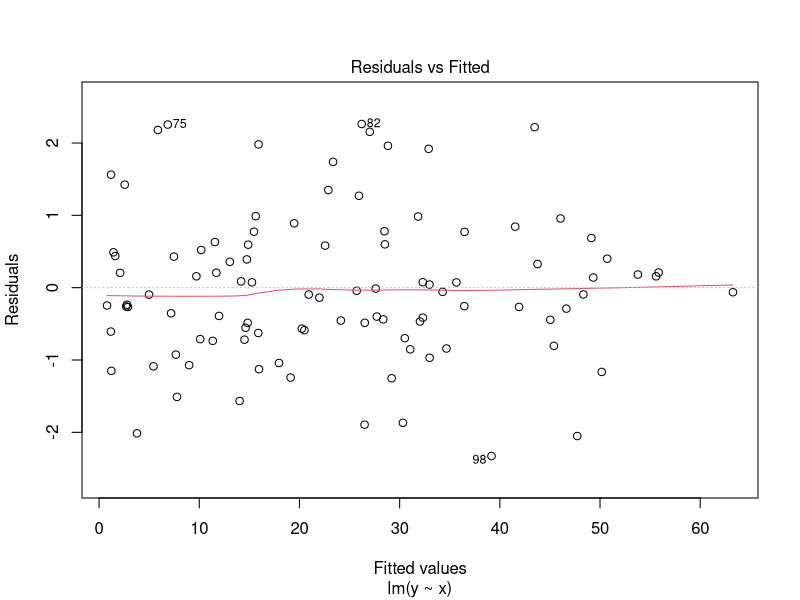
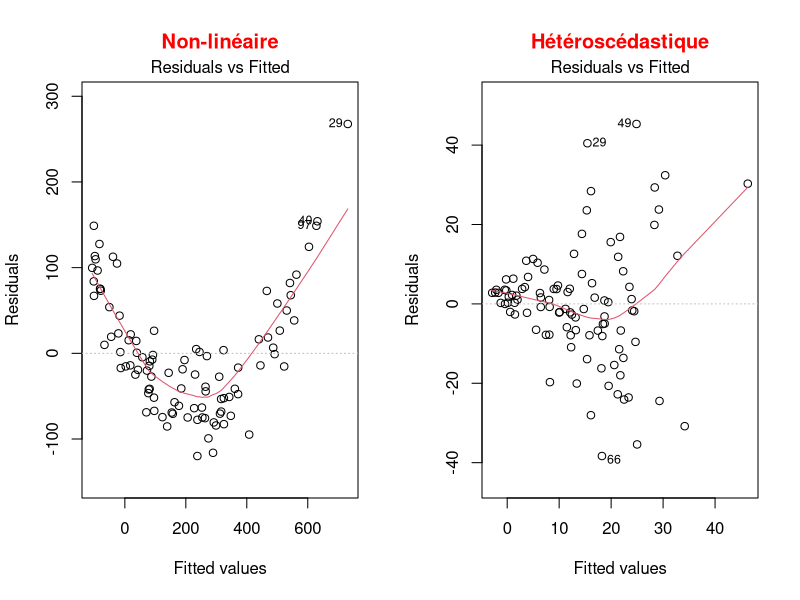
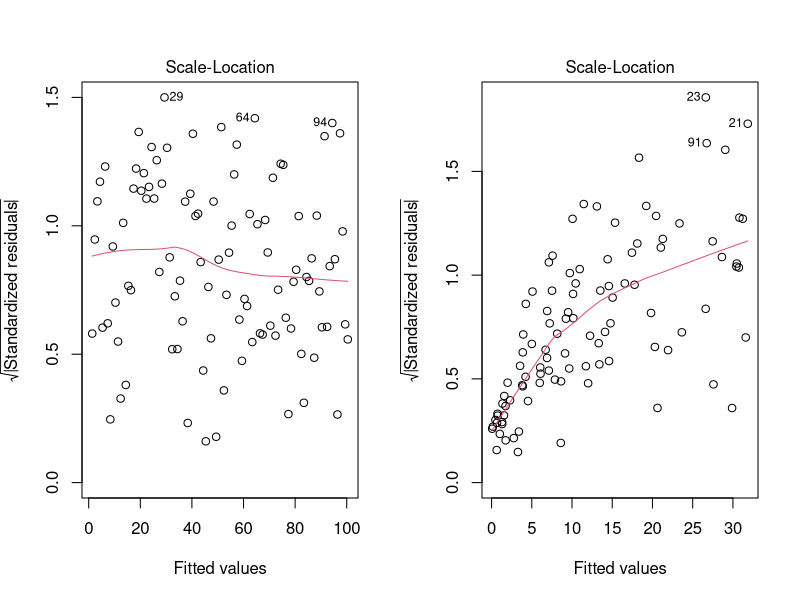
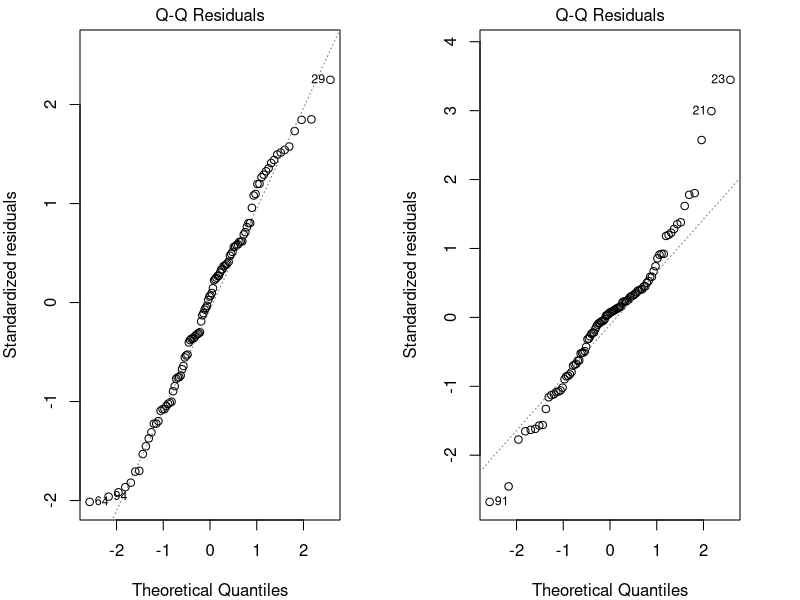
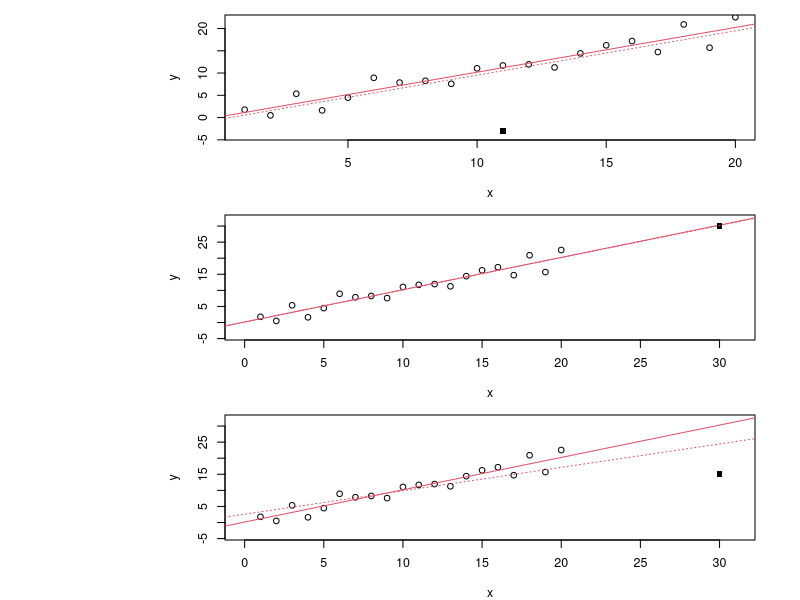
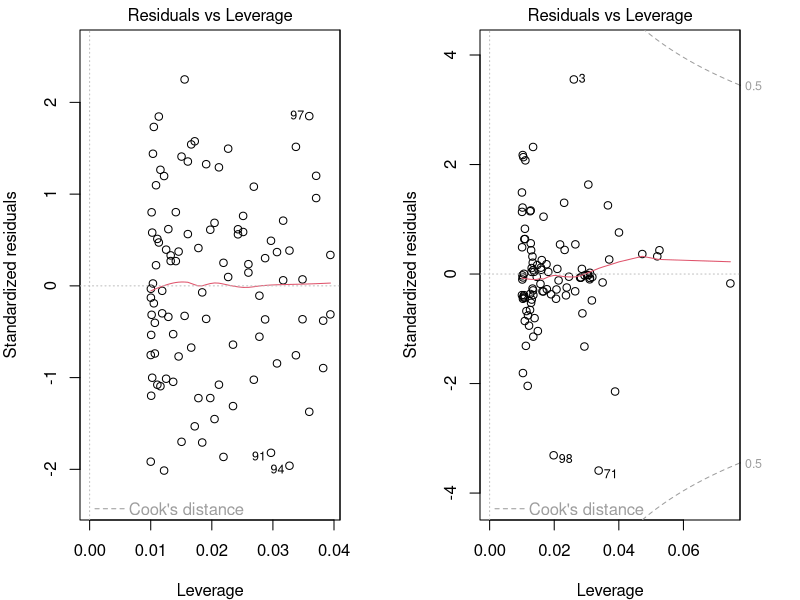
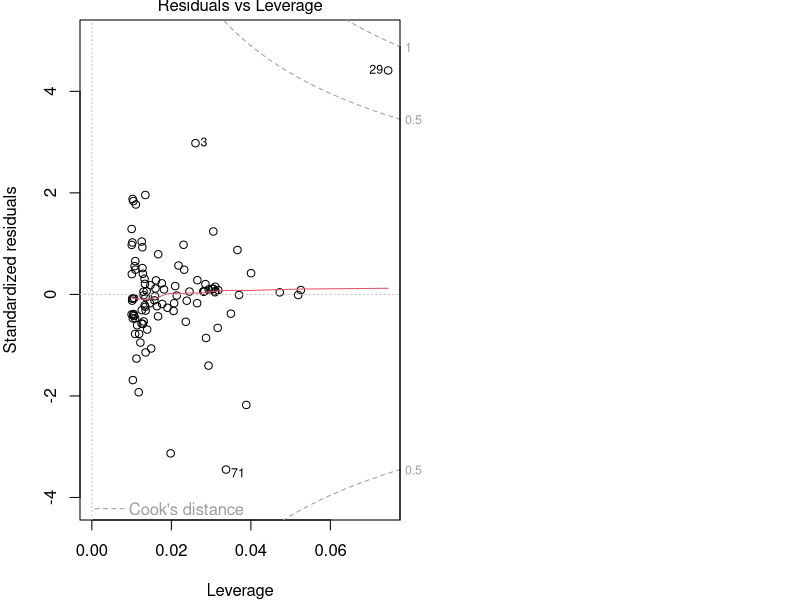
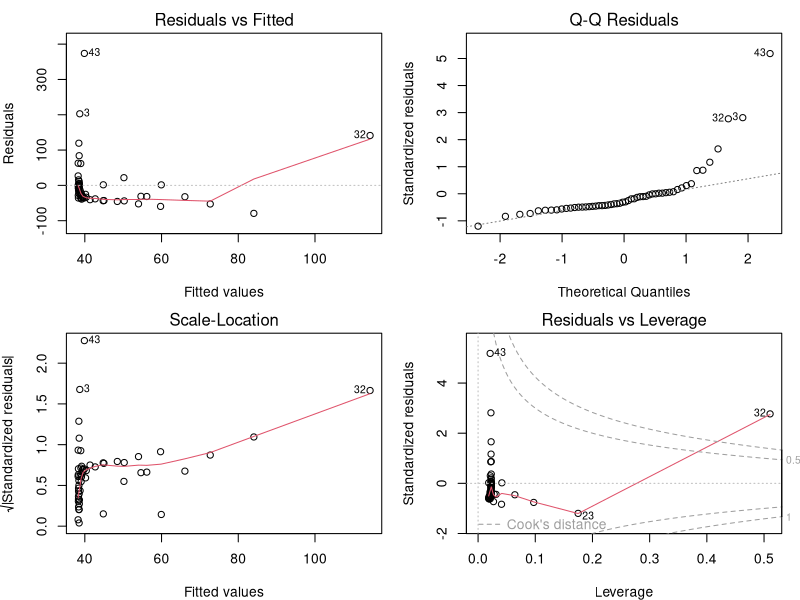

The R script that drew these images, in order: (Note: this script raises an error after producing the figures.)
## ---- chunk 1
knitr::opts_chunk$set(
  comment = "#",
  collapse = TRUE,
  cache = TRUE,
  warning = FALSE,
  message = FALSE,
  fig.width=6, fig.height=6,
  fig.retina = 3,
  fig.align = 'center'
)
## ---- chunk 2
options(repos=structure(c(CRAN="http://cran.r-project.org")))
## ---- chunk 3
if (!require(dplyr)) install.packages("dplyr")
library(dplyr)

if (!require(kableExtra)) install.packages("kableExtra")
library(kableExtra)

if (!require(vegan)) install.packages("vegan")
library(vegan)

if (!require(e1071)) install.packages("e1071")
library(e1071)

if (!require(MASS)) install.packages("MASS")
library(MASS)

if (!require(car)) install.packages("car")
library(car)
## ---- chunk 4
bird <- read.csv("data/birdsdiet.csv")
## ---- chunk 5
str(bird)
## ---- chunk 6
str(bird)
## ---- chunk 7
lm1 <- lm(MaxAbund ~ Mass, data = bird)
## ---- chunk 8
  set.seed(1234564)
  x <- abs(rnorm(100,10,10))
  y <- 2*x+0 + rnorm(100)
  lm <- lm(y~x)
  plot(lm, which = 1)
## ---- chunk 9
par(mfrow=c(1,2))
set.seed(1234564)
x = abs(rnorm(100,10,10))
y = (x)^2 + rnorm(length(x),0,30)
lm=lm(y~scale(x))
plot(lm,which = 1, main = "Non-linéaire", col.main="red")

x = abs(rnorm(100,10,10))
y = (x) + rnorm(length(x), 0, x)
lm=lm(y~scale(x))
plot(lm,which = 1, main = "Hétéroscédastique", col.main="red")
## ---- chunk 10
par(mfrow=c(1,2))
set.seed(1234564)
x <- 1:100
y <- x + rnorm(100,sd=5)
lm=lm(y~x)
plot(lm,which = 3)

set.seed(2)
x = abs(rnorm(100,10,10))
y = (x) + rnorm(length(x), 0, x)
lm=lm(y~scale(x))
plot(lm,which = 3)
## ---- chunk 11
par(mfrow=c(1,2), mar = c(4, 4, 1.5, 3))
set.seed(1234564)
x <- 1:100
y <- x + rnorm(100,sd=5)
lm=lm(y~x)
plot(lm, which = 2)

set.seed(2)
x = abs(rnorm(100,10,10))
y = (x) + 0 + rnorm(length(x), 0, x)
lm=lm(y~scale(x))
plot(lm, which = 2)
## ---- chunk 12
par(mfrow=c(3, 1), mar = c(4, 15, 1, 3), cex = 0.75)
set.seed(1234564)
x <- 1:20
y <- rnorm(x, x, 2)
lm0 <- lm(y ~ x)
# plot 1
plot(x, y, ylim = c(-4, 22)); abline(lm0, col = 2); points(11, -3, pch = 15)
# add 20, 10 point to the new lm
xx <- c(x, 11); yy <- c(y, -3)
abline(lm(yy ~ xx), col = 2, lty = 3)
text(-20, 10, srt=0, adj = 0, labels = "* Pas d'effet de levier \n* Faible influence
", xpd = TRUE, cex = 1.5)
# plot 2
plot(x, y, ylim = c(-4, 32), xlim = c(0, 31)); abline(lm0, col = 2); points(30, 30, pch = 15)
# add 20, 10 point to the new lm
xx <- c(x, 30); yy <- c(y, 30)
abline(lm(yy ~ xx), col = 2, lty = 3)
text(-33, 15, srt=0, adj = 0, labels = "* Effet de levier \n* Pas d'influence", xpd = TRUE, cex = 1.5)

# plot 3
plot(x, y, ylim = c(-4, 32), xlim = c(0, 31)); abline(lm0, col = 2); points(30, 15, pch = 15)
# add 20, 10 point to the new lm
xx <- c(x, 30); yy <- c(y, 15)
abline(lm(yy ~ xx), col = 2, lty = 3)
text(-33, 15, srt=0, adj = 0, labels = '* Effet de levier \n* Influence élevée', xpd = TRUE, cex = 1.5)
## ---- chunk 13
par(mfrow=c(1,2), mar = c(4, 4, 1.5, 3))
set.seed(1234564)
x <- 1:100
y <- x + rnorm(100,sd=5)
lm=lm(y~x)
plot(lm, which = 5)

set.seed(1234564)
x = abs(rnorm(100,10,10))
y = (x) + 0 + rnorm(length(x), 0, x)
lm=lm(y~scale(x))
plot(lm, which = 5)
## ---- chunk 14
par(mar = c(4, 4, 1, 0))
set.seed(1234564)
x = abs(rnorm(100,10,10))
y = (x) + 0 + rnorm(length(x), 0, x)
y[29] <- 100
lm=lm(y~scale(x))
plot(lm, which = 5)
## ---- chunk 15
par(mfrow=c(2,2), mar = c(4,4,2,1.1), oma =c(0,0,0,0))
plot(lm1)
## ---- chunk 16
par(mfrow=c(1,3), mar = c(4,4,3,1), cex = 0.8)
plot(bird$MaxAbund ~ bird$Mass)
abline(lm1) # adds the best-fit line
hist(bird$MaxAbund) # hist() produces a histogram of the variable
hist(bird$Mass)
## ---- chunk 17
shapiro.test(bird$MaxAbund)
shapiro.test(bird$Mass)
## ---- chunk 18
skewness(bird$MaxAbund)
skewness(bird$Mass)
## ---- chunk 19
bird$logMaxAbund <- log10(bird$MaxAbund)
bird$logMass <- log10(bird$Mass)
## ---- chunk 20
lm2 <- lm(logMaxAbund ~ logMass, data = bird)
## ---- chunk 21
par(mfrow=c(2,2), mar=c(3,4,1.15,1.2))
plot(lm2)
## ---- chunk 22
par(mfrow=c(1,3), mar=c(4,4,1.15,1.2))
plot(logMaxAbund ~ logMass, data=bird)
abline(lm2)
hist(log10(bird$MaxAbund))
hist(log10(bird$Mass))
## ---- chunk 23
summary(lm2)
## ---- chunk 24
lm2$coef
summary(lm2)$coefficients
summary(lm2)$r.squared
## ---- chunk 25
summary(lm2)
## ---- chunk 26
lm3 <- lm(logMaxAbund~logMass, data=bird, subset=!bird$Aquatic)
# removes aquatic birds (= TRUE)
# or equivalently
lm3 <- lm(logMaxAbund~logMass, data=bird, subset=bird$Aquatic == 0)
## ---- chunk 27
par(mfrow=c(1,2), mar = c(4, 4, 3, 1))
plot(logMaxAbund~logMass, data=bird, main = 'Tous les oiseaux')
abline(lm2, col = 'red')
plot(logMaxAbund~logMass, data=bird, subset=!bird$Aquatic, main = 'Oiseaux terrestres')
abline(lm3, col = 'red')
## ---- chunk 28
# Run the model
lm4 <- lm(logMaxAbund ~ logMass, data=bird, subset=bird$Passerine == 1)
summary(lm4)
## ---- chunk 29
# diagnostic plots
par(mfrow=c(2,2), mar = c(4,4,2,1.1), oma =c(0,0,0,0))
plot(lm4)
## ---- chunk 30
# Recall: we want adj.r.squared
summary(lm2)$adj.r.squared
summary(lm3)$adj.r.squared
summary(lm4)$adj.r.squared
## ---- chunk 31
boxplot(logMass ~ Aquatic,
        data = bird, names = c("Non aquatique", "Aquatique"))
## ---- chunk 32
var.test(logMass ~ Aquatic, data = bird)
## ---- chunk 33
ttest1 <- t.test(logMass ~ Aquatic, var.equal = TRUE, data = bird)

# Or use lm()
ttest.lm1 <- lm(logMass ~ Aquatic, data=bird)
## ---- chunk 34
ttest1$statistic^2
anova(ttest.lm1)$F
# réponse : F=60.3845 dans les deux cas
## ---- chunk 35
ttest1
## ---- chunk 36
# Unilateral t-test
uni.ttest1 <- t.test(logMass ~ Aquatic,
                     var.equal = TRUE,
                     data = bird,
                     alternative = "less")
## ---- chunk 37
uni.ttest1
## ---- chunk 38
str(bird)
## ---- chunk 39
par(mar = c(4, 4, 0.5, 1))
boxplot(logMaxAbund ~ Diet, data = bird,
  ylab = expression("log"[10]*"(Abondance maximale)"), xlab = 'Régime alimentaire')
## ---- chunk 40
par(mar=c(4,4,.1,1))
med <- sort(tapply(bird$logMaxAbund, bird$Diet, median))
boxplot(logMaxAbund ~ factor(Diet, levels = names(med)), data = bird,
        ylab = expression("log"[10]*"(Abondance maximale)"), xlab = 'Régime alimentaire')
## ---- chunk 41
par(mar=c(4,4,.4,1))
plot.design(logMaxAbund ~ Diet, data=bird,
  ylab = expression("log"[10]*"(Abondance maximale)"))
## ---- chunk 42
anov1 <- lm(logMaxAbund ~ Diet,
            data = bird)
## ---- chunk 43
aov1 <- aov(logMaxAbund ~ Diet,
            data = bird)
## ---- chunk 44
anova(anov1)
## ---- chunk 45
summary(aov1)
## ---- chunk 46
bartlett.test(logMaxAbund ~ Diet,
              data = bird)
## ---- chunk 47
shapiro.test(resid(anov1))
## ---- chunk 48
summary(anov1)
## ---- chunk 49
summary.lm(aov1)
## ---- chunk 50
TukeyHSD(aov(anov1), ordered = TRUE)
## ---- chunk 51
par(mar=c(3,3,0.5,0.5))
sd <- tapply(bird$logMaxAbund, bird$Diet, sd)
means <- tapply(bird$logMaxAbund, bird$Diet, mean)
n <- length(bird$logMaxAbund)
se <- 1.96*sd/sqrt(n)
bp <- barplot(means, ylim = c(0, max(bird$logMaxAbund) - 0.5))
epsilon = 0.1
segments(bp, means - se, bp, means + se, lwd=2) # barres verticales
segments(bp - epsilon, means - se, bp + epsilon, means - se, lwd = 2) # barres horizontales
segments(bp - epsilon, means + se, bp + epsilon, means + se, lwd = 2) # barres horizontales
## ---- chunk 52
anov2 <- lm(logMaxAbund ~ Diet*Aquatic, data = bird)
summary(anov2)
## ---- chunk 53
anov2 <- lm(logMaxAbund ~ Diet*Aquatic, data = bird)
anova(anov2)
## ---- chunk 54
## functions
f1 <- function(x, a, b) {
  return(x*a+b)
}
# conf for plot
col = rgb(118, 143, 175, maxColorValue = 255)
x <- 1:20
par(mfrow = c(1, 3), mar = c(1, 1, 6.5, 4))

# plot 1
plot(x, f1(x, a=1.1,b=2), ylim = c(0, 60), type = 'l', lwd = 2.5, xaxt = "n", yaxt = "n", xlab = "", ylab = "", bty='l', col = col)
lines(f1(x, a=1.1,b=17), lwd = 2.5, col = col)
lines(f1(x, a=0.6,b=22), lwd = 2.5, col = col)
lines(f1(x, a=1.1,b=40), lwd = 2.5, col = col)
mtext('Un niveau du facteur\n a une pente différente', side = 3, line = 2, cex = 1.5)
# plot 2
plot(x, f1(x, a=.5,b=2), ylim = c(0, 60), type = 'l', lwd = 2.5, xaxt = "n", yaxt = "n", xlab = "", ylab = "", bty='l', col = col)
lines(f1(x, a=1.1,b=17), lwd = 2.5, col = col)
lines(f1(x, a=1.1,b=22), lwd = 2.5, col = col)
lines(f1(x, a=0.01,b=40), lwd = 2.5, col = col)
mtext('Des nombreaux niveaux ont\n des pentes différentes', side = 3, line = 2, cex = 1.5)
# plot 3
plot(x, f1(x, a=1.1,b=2), ylim = c(0, 60), type = 'l', lwd = 2.5, xaxt = "n", yaxt = "n", xlab = "", ylab = "", bty='l', col = col)
lines(f1(x, a=1.1,b=17), lwd = 2.5, col = col)
lines(f1(x, a=1.1,b=22), lwd = 2.5, col = col)
lines(f1(x, a=1.1,b=40), lwd = 2.5, col = col)
mtext("Pas d'interaction", side = 3, line = 2, cex = 1.5)
## ---- chunk 55
# plot to simulate effects::effect() plot
a = 40; b =20; sd = 8
par(mar=c(4,4,.5,1))
plot(c(a, b), ylim = c(10, 50), xlim = c(0.9, 2.1), xlab = 'factor Z', ylab = 'Y', xaxt = 'n')
lines(c(a, b), col = 4, pch = 1.5)
segments(c(1, 2), c(a-sd, b-sd), c(1,2), c(a+sd, b+sd), lwd = 1.5, col = 'orange')
segments(c(1, 2) - .04, c(a, b) + sd, c(1, 2) + .04, c(a, b) + sd, lwd = 1.5, col = 'orange')
segments(c(1, 2) - .04, c(a, b) - sd, c(1, 2) + .04, c(a, b) - sd, lwd = 1.5, col = 'orange')
points(c(1, 2), c(a, b), pch = 16, col = 4)
axis(1, at = c(1, 2), labels = FALSE) # add ticks
mtext(c('Level 1', 'Level 2'), 1, at = 1:2, line = 0.5) # add labels to ticks
## ---- chunk 56
str(bird)
## ---- chunk 57
ancov1 <- lm(logMaxAbund ~ logMass*Diet,
             data = bird)
anova(ancov1)
## ---- chunk 58
ancov2 <- lm(logMaxAbund ~ logMass + Diet,
             data = bird)
anova(ancov2)
## ---- chunk 59
Dickcissel = read.csv("data/dickcissel.csv")
str(Dickcissel)
## ---- chunk 60
# select variables
var <- c('clTma', 'NDVI', 'grass', 'abund')
plot(Dickcissel[, var])
## ---- chunk 61
lm.mult <- lm(abund ~ clTma + NDVI + grass, data = Dickcissel)
summary(lm.mult)
## ---- chunk 62
par(mfrow = c(2, 2))
par(mfrow=c(2,2), mar = c(3.9,4,1.2,1.1), oma =c(0,0,0,0))
plot(lm.mult)
## ---- chunk 63
summary(lm.mult)
## ---- chunk 64
par(mfrow=c(1,3), mar=c(4, 4, 0.5, 0.5), cex = 1)
plot(abund ~ clTma, data = Dickcissel)
plot(abund ~ NDVI,  data = Dickcissel)
plot(abund ~ grass, data = Dickcissel)
## ---- chunk 65
lm.full <- lm(abund ~ . - Present,
              data = Dickcissel)
lm.step <- step(lm.full)
## ---- chunk 66
summary(lm.full)
## ---- chunk 67
summary(lm.step)
## ---- chunk 68
tapply(bird$logMaxAbund, bird$Diet, mean)
coef(anov1)
coef(anov1)[1] + coef(anov1)[2] # InsectVert
coef(anov1)[1] + coef(anov1)[3] # Plant
## ---- chunk 69
sum(contrasts(bird$Diet)[,1])
sum(contrasts(bird$Diet)[,1]*contrasts(bird$Diet)[,2])
## ---- chunk 70
options(contrasts=c("contr.helmert", "contr.poly"))
sum(contrasts(bird$Diet)[,1])
sum(contrasts(bird$Diet)[,1]*contrasts(bird$Diet)[,2])
## ---- chunk 71
anov3 <- lm(logMaxAbund ~ Diet, data = bird)
summary(anov3)
## ---- chunk 72
table(bird$Aquatic)
## ---- chunk 73
unb.anov1 <- lm(logMaxAbund ~ Aquatic + Diet, data = bird)
unb.anov2 <- lm(logMaxAbund ~ Diet + Aquatic, data = bird)
## ---- chunk 74
anova(unb.anov1)
## ---- chunk 75
anova(unb.anov2)
## ---- chunk 76
car::Anova(unb.anov1, type = "III")
## ---- chunk 77
car::Anova(unb.anov2, type = "III")
## ---- chunk 78

poly.reg=data.frame(degre = 0:5,
                    Nom = c("Constante","Linéaire","Quadratique",
                             "Cubique","Quartique","Quintique"),
                    Example = c("\\(3\\)",
                                "\\(x+9\\)",
                                "\\(x^2-x+4\\)",
                                "\\(x^3-x^2+5\\)",
                                "\\(6x^4-x^3+x-2\\)",
                                "\\(x^5-3x^3+x^2+8\\)"))
knitr::kable(poly.reg, format = "html", escape=FALSE)
## ---- chunk 79
lm.linear <- lm(abund ~ clDD, data = Dickcissel)
lm.quad   <- lm(abund ~ clDD + I(clDD^2), data = Dickcissel)
lm.cubic  <- lm(abund ~ clDD + I(clDD^2) + I(clDD^3), data = Dickcissel)
summ_lm.linear <- capture.output(summary(lm.linear))[c(9:12, 17, 18)]
summ_lm.quad <- capture.output(summary(lm.quad))[c(9:13, 18, 19)]
summ_lm.cubic <- capture.output(summary(lm.cubic))[c(9:14, 17, 18)]
## ---- chunk 80
print(summ_lm.linear)
## ---- chunk 81
print(summ_lm.quad)
## ---- chunk 82
print(summ_lm.cubic)
## ---- chunk 83
mod <- lm(clDD ~ clFD + clTmi + clTma + clP + grass, data = Dickcissel)
car::vif(mod)
## ---- chunk 84
library(vegan)
part.lm = varpart(Dickcissel$abund, Dickcissel[ ,c("clDD","clFD","clTmi","clTma","clP")],
                  Dickcissel[ ,c("broadleaf","conif","grass","crop", "urban","wetland")])
part.lm
## ---- chunk 85
par(mar=rep(0.5,4))
showvarparts(2)
## ---- chunk 86
par(mar=rep(0.5,4))
plot(part.lm,
     digits = 2,
     bg = rgb(48,225,210,80,
              maxColorValue=225),
     col = "turquoise4")
## ---- chunk 87
out.1 = rda(Dickcissel$abund,
            Dickcissel[ ,c("clDD", "clFD","clTmi","clTma","clP")],
            Dickcissel[ ,c("broadleaf","conif","grass","crop", "urban","wetland")])
out.2 = rda(Dickcissel$abund,
            Dickcissel[ ,c("broadleaf","conif","grass","crop", "urban", "wetland")],
            Dickcissel[ ,c("clDD","clFD","clTmi", "clTma","clP")])
## ---- chunk 88
# Climat seul
anova(out.1, step = 1000, perm.max = 1000)
## ---- chunk 89
# Couverture du paysage seul
anova(out.2, step = 1000, perm.max = 1000)
